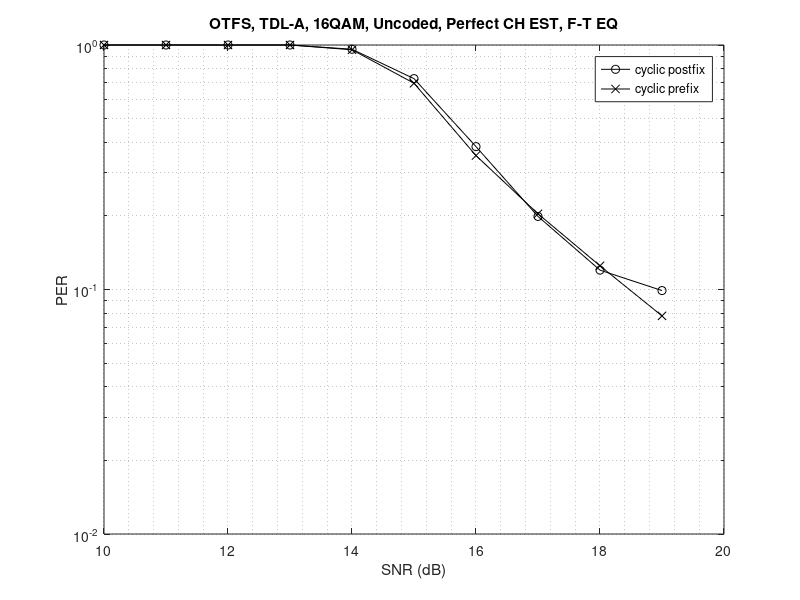
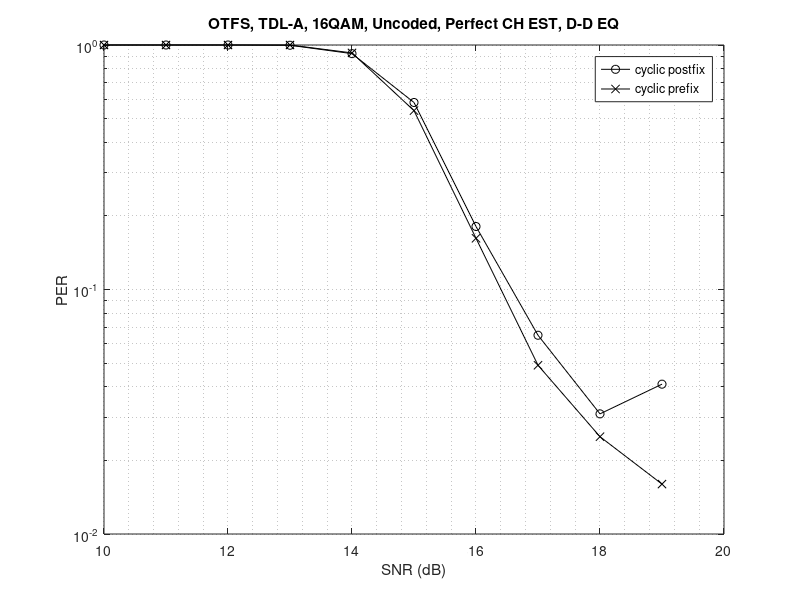
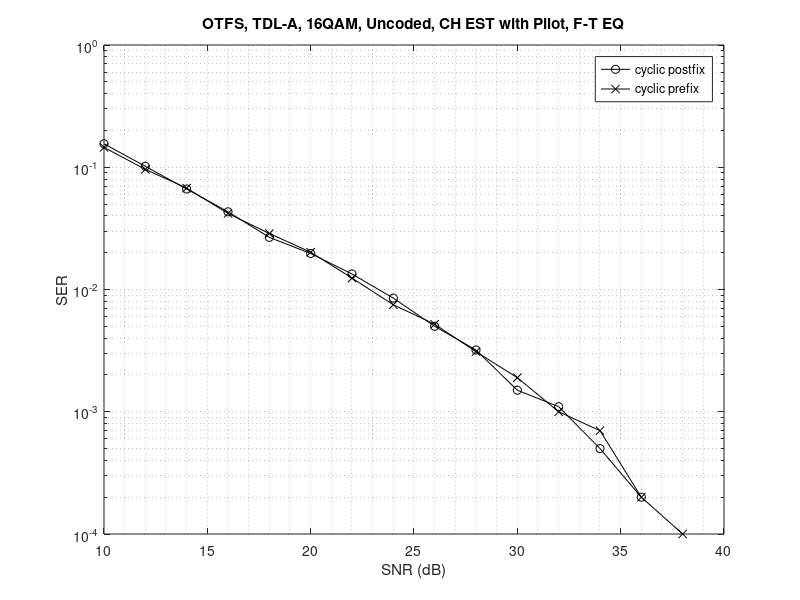
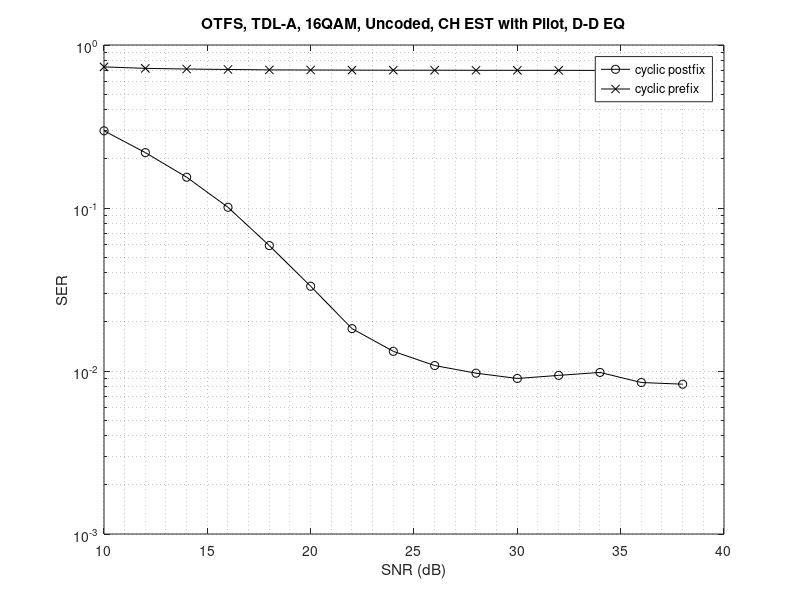

MATLAB code for these plots, in order:
% Simulator: test_ch_conv_script
% TDL-A
% 0.1 us rms delay spread
% 3 km/h mobility

% [SNR, NUM PKTS, PER TFEQ, PER DDEQ]
% 1) OTFS with cyclic postfix / synch delayed (perfect tf-domain channel estimation)
% 2) OTFS with cyclic prefix / perfect synch (perfect tf-domain channel estimation)

% [SNR, NUM PKTS, SER TFEQ, SER DDEQ, PER TFEQ, PER DDEQ]
% 3) OTFS with cyclic postfix / synch delayed (channel estimation with pilot)
% 4) OTFS with cyclic prefix / perfect synch (channel estimation with pilot)

% [SNR, NUM PKTS, PER TFEQ, PER DDEQ]

% with cyclic postfix / synch delayed to prevent inter-symbol interference
% whole resource as pilot
per_1 = [...
    10.0          401     1.000000     1.000000
    11.0          401     1.000000     1.000000
    12.0          401     1.000000     1.000000
    13.0          402     1.000000     0.997512
    14.0          435     0.960920     0.921839
    15.0          689     0.728592     0.582003
    16.0         1000     0.384000     0.181000
    17.0         1000     0.199000     0.065000
    18.0         1000     0.120000     0.031000
    19.0         1000     0.099000     0.041000];

% with cyclic prefix / perfect synch
% whole resource as pilot
per_2 = [...
    10.0          401     1.000000     1.000000
    11.0          401     1.000000     1.000000
    12.0          401     1.000000     1.000000
    13.0          401     1.000000     1.000000
    14.0          432     0.956019     0.928241
    15.0          744     0.697581     0.538978
    16.0         1000     0.353000     0.162000
    17.0         1000     0.204000     0.049000
    18.0         1000     0.125000     0.025000
    19.0         1000     0.078000     0.016000];

per_otfs_tdla_v3_tfeq_postfix = per_1(:, [1 3]);
per_otfs_tdla_v3_ddeq_postfix = per_1(:, [1 4]);
per_otfs_tdla_v3_tfeq_prefix = per_2(:, [1 3]);
per_otfs_tdla_v3_ddeq_prefix = per_2(:, [1 4]);

figure
semilogy(per_otfs_tdla_v3_tfeq_postfix(:,1),per_otfs_tdla_v3_tfeq_postfix(:,2),'-ko'), hold on
semilogy(per_otfs_tdla_v3_tfeq_prefix(:,1),per_otfs_tdla_v3_tfeq_prefix(:,2),'-kx'), hold off
grid minor
title('OTFS, TDL-A, 16QAM, Uncoded, Perfect CH EST, F-T EQ')
xlabel('SNR (dB)'), ylabel('PER'), legend('cyclic postfix', 'cyclic prefix')

figure
semilogy(per_otfs_tdla_v3_ddeq_postfix(:,1),per_otfs_tdla_v3_ddeq_postfix(:,2),'-ko'), hold on
semilogy(per_otfs_tdla_v3_ddeq_prefix(:,1),per_otfs_tdla_v3_ddeq_prefix(:,2),'-kx'), hold off
grid minor
title('OTFS, TDL-A, 16QAM, Uncoded, Perfect CH EST, D-D EQ')
xlabel('SNR (dB)'), ylabel('PER'), legend('cyclic postfix', 'cyclic prefix')

per_3 = [...
    10.0   1167  0.1556  0.2976  0.3436  1.0000
    12.0   1744  0.1018  0.2187  0.2299  1.0000
    14.0   2660  0.0664  0.1545  0.1508  1.0000
    16.0   4001  0.0432  0.1010  0.1002  1.0000
    18.0   6127  0.0267  0.0588  0.0654  1.0000
    20.0   7769  0.0197  0.0331  0.0516  1.0000
    22.0  10000  0.0134  0.0182  0.0392  0.9238
    24.0  10000  0.0085  0.0132  0.0264  0.5460
    26.0  10000  0.0050  0.0108  0.0195  0.3610
    28.0  10000  0.0032  0.0097  0.0138  0.3209
    30.0  10000  0.0015  0.0090  0.0107  0.2898
    32.0  10000  0.0011  0.0094  0.0092  0.2806
    34.0  10000  0.0005  0.0098  0.0062  0.2675
    36.0  10000  0.0002  0.0085  0.0033  0.2659
    38.0  10000  0.0000  0.0083  0.0013  0.2650];

per_4 = [...
    10.0   1183  0.1453  0.7339  0.3390  1.0000
    12.0   1858  0.0961  0.7190  0.2158  1.0000
    14.0   2664  0.0675  0.7122  0.1505  1.0000
    16.0   3992  0.0419  0.7078  0.1005  1.0000
    18.0   5952  0.0287  0.7035  0.0674  1.0000
    20.0   7972  0.0202  0.7024  0.0503  1.0000
    22.0  10000  0.0124  0.7013  0.0378  1.0000
    24.0  10000  0.0075  0.7003  0.0239  1.0000
    26.0  10000  0.0052  0.7005  0.0198  1.0000
    28.0  10000  0.0031  0.6996  0.0151  1.0000
    30.0  10000  0.0019  0.6993  0.0107  1.0000
    32.0  10000  0.0010  0.6992  0.0078  1.0000
    34.0  10000  0.0007  0.6986  0.0062  1.0000
    36.0  10000  0.0002  0.6987  0.0039  1.0000
    38.0  10000  0.0001  0.6992  0.0023  1.0000];

ser_otfs_tdla_v3_tfeq_postfix_pilot = per_3(:, [1 3]);
ser_otfs_tdla_v3_ddeq_postfix_pilot = per_3(:, [1 4]);
ser_otfs_tdla_v3_tfeq_prefix_pilot = per_4(:, [1 3]);
ser_otfs_tdla_v3_ddeq_prefix_pilot = per_4(:, [1 4]);
per_otfs_tdla_v3_tfeq_postfix_pilot = per_3(:, [1 5]);
per_otfs_tdla_v3_ddeq_postfix_pilot = per_3(:, [1 6]);
per_otfs_tdla_v3_tfeq_prefix_pilot = per_4(:, [1 5]);
per_otfs_tdla_v3_ddeq_prefix_pilot = per_4(:, [1 6]);

figure
semilogy(ser_otfs_tdla_v3_tfeq_postfix_pilot(:,1),ser_otfs_tdla_v3_tfeq_postfix_pilot(:,2),'-ko'), hold on
semilogy(ser_otfs_tdla_v3_tfeq_prefix_pilot(:,1),ser_otfs_tdla_v3_tfeq_prefix_pilot(:,2),'-kx'), hold off
grid minor
title('OTFS, TDL-A, 16QAM, Uncoded, CH EST with Pilot, F-T EQ')
xlabel('SNR (dB)'), ylabel('SER'), legend('cyclic postfix', 'cyclic prefix')

figure
semilogy(ser_otfs_tdla_v3_ddeq_postfix_pilot(:,1),ser_otfs_tdla_v3_ddeq_postfix_pilot(:,2),'-ko'), hold on
semilogy(ser_otfs_tdla_v3_ddeq_prefix_pilot(:,1),ser_otfs_tdla_v3_ddeq_prefix_pilot(:,2),'-kx'), hold off
grid minor
title('OTFS, TDL-A, 16QAM, Uncoded, CH EST with Pilot, D-D EQ')
xlabel('SNR (dB)'), ylabel('SER'), legend('cyclic postfix', 'cyclic prefix')

figure
semilogy(per_otfs_tdla_v3_tfeq_postfix_pilot(:,1),per_otfs_tdla_v3_tfeq_postfix_pilot(:,2),'-ko'), hold on
semilogy(per_otfs_tdla_v3_tfeq_prefix_pilot(:,1),per_otfs_tdla_v3_tfeq_prefix_pilot(:,2),'-kx'), hold off
grid minor
title('OTFS, TDL-A, 16QAM, Uncoded, CH EST with Pilot, F-T EQ')
xlabel('SNR (dB)'), ylabel('PER'), legend('cyclic postfix', 'cyclic prefix')

figure
semilogy(per_otfs_tdla_v3_ddeq_postfix_pilot(:,1),per_otfs_tdla_v3_ddeq_postfix_pilot(:,2),'-ko'), hold on
semilogy(per_otfs_tdla_v3_ddeq_prefix_pilot(:,1),per_otfs_tdla_v3_ddeq_prefix_pilot(:,2),'-kx'), hold off
grid minor
title('OTFS, TDL-A, 16QAM, Uncoded, CH EST with Pilot, D-D EQ')
xlabel('SNR (dB)'), ylabel('PER'), legend('cyclic postfix', 'cyclic prefix')

